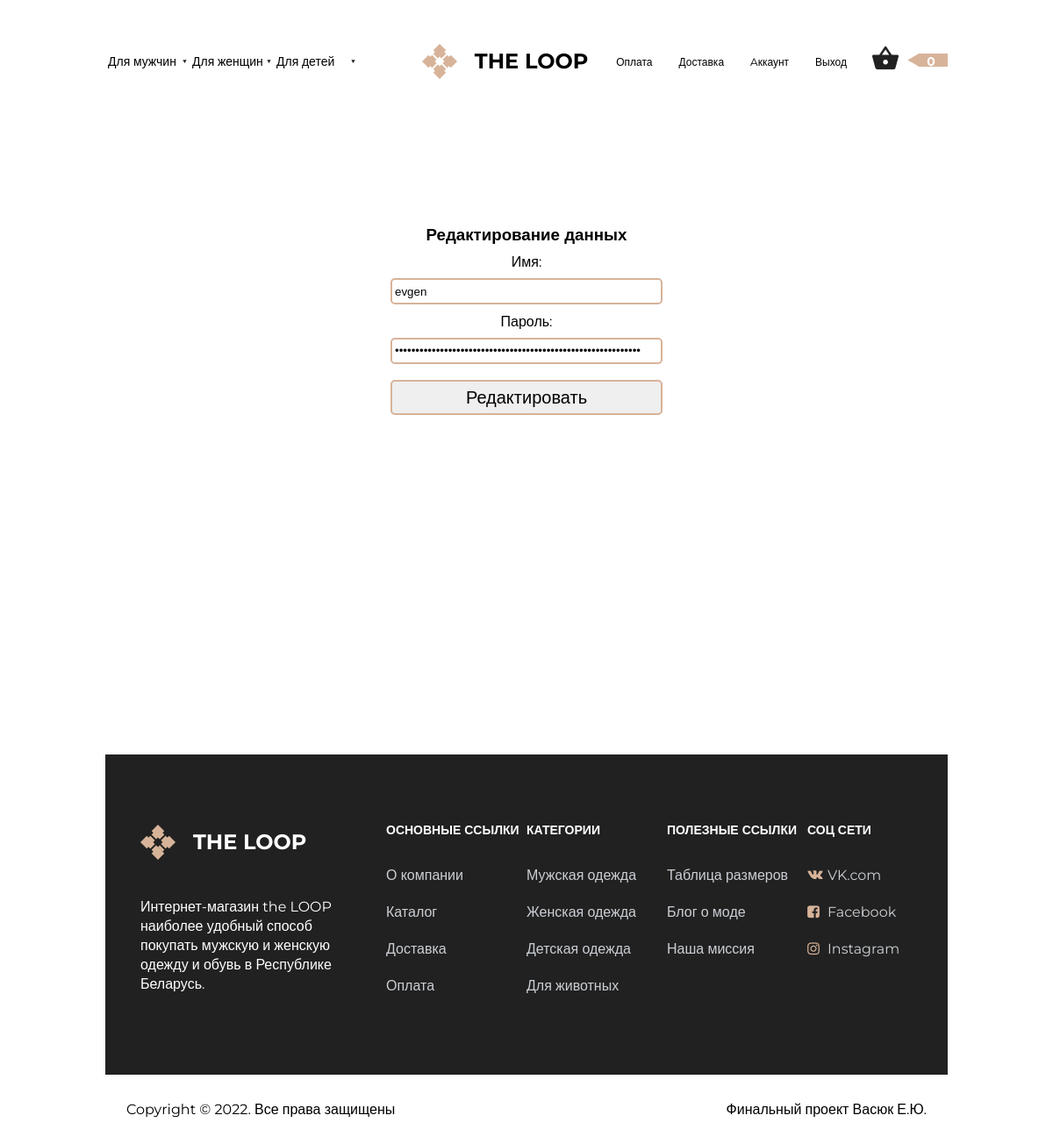
Before: /cabinet/edit/ (signed in) with the older database file.
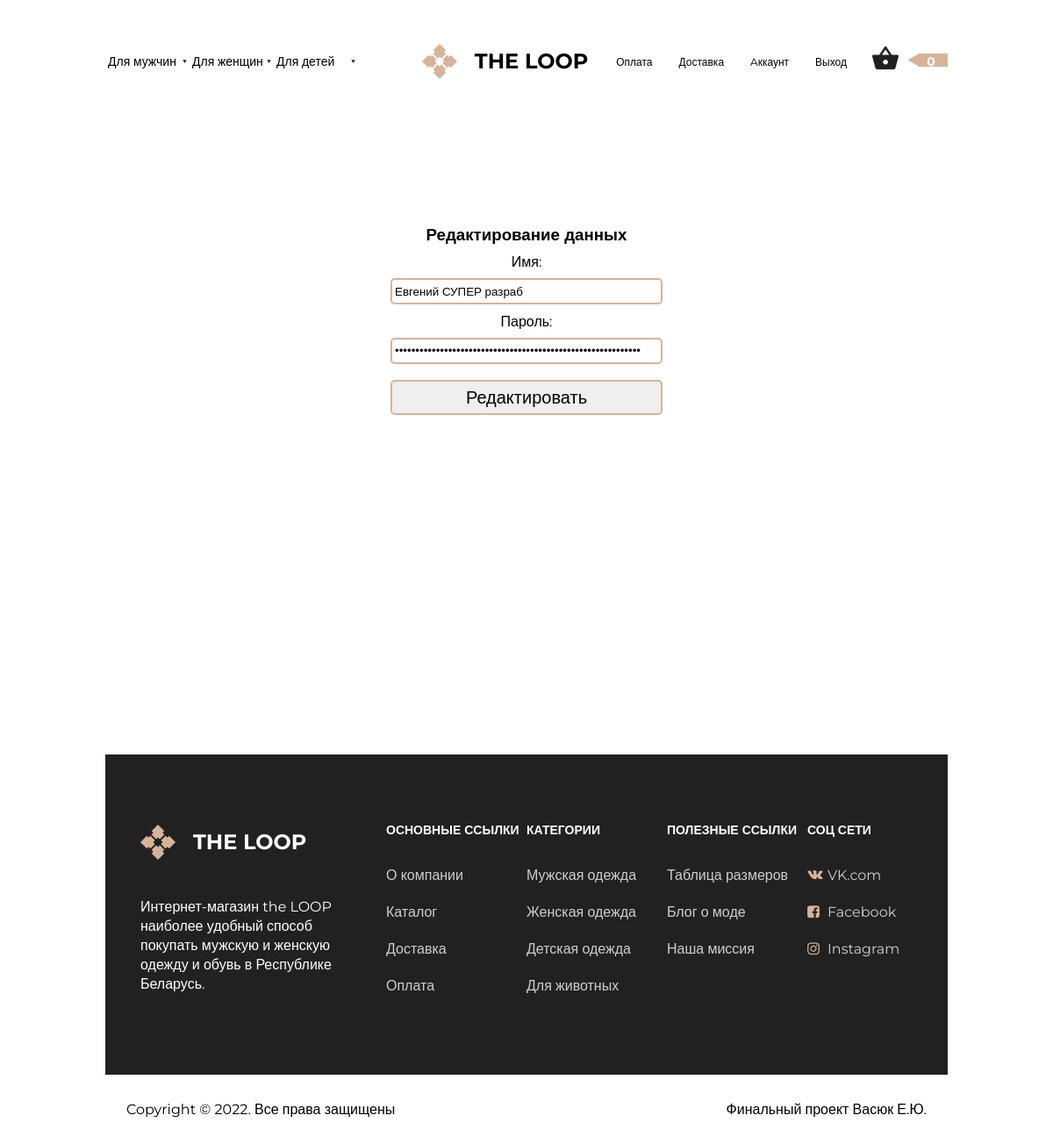
After: the same page with the newer database file.
### tables this page shows
CREATE TABLE `user` (
  `id` int NOT NULL,
  `name` text NOT NULL,
  `email` text NOT NULL,
  `password` varchar(100) NOT NULL,
  `role` varchar(255) NOT NULL DEFAULT 'admin'
);

### config/routes.php (called while the page is built)
<?php
return array(
   'delivery' => 'site/delivery',
   'about' => 'site/about',
   'payment' => 'site/payment',
   'product/([0-9]+)' => 'product/view/$1',
   'catalog/([0-9]+)' => 'catalog/index/$1',
   'catalog_d' => 'catalog/discount',
   'catalog_n' => 'catalog/new',
   'catalog' => 'catalog/catalog',
   'category/([0-9]+)/page-([0-9]+)' => 'catalog/category/$1/$2',
   'category/([0-9]+)' => 'catalog/category/$1',
   'cart/addAjax/([0-9]+)' => 'cart/addAjax/$1',
   'cart/add/([0-9]+)' => 'cart/add/$1',
   'cart/checkout' => 'cart/checkout',
   'cart/delete/([0-9]+)' => 'cart/delete/$1',
   'cart' => 'cart/index',
   'user/register' => 'user/register',
   'user/login' => 'user/login',
   'user/logout' => 'user/logout',
   'admin/product/create' => 'adminProduct/create',
   'admin/product/update/([0-9]+)' => 'adminProduct/update/$1',
   'admin/product/delete/([0-9]+)' => 'adminProduct/delete/$1',
   'admin/product' => 'adminProduct/index',
   'cabinet/edit' => 'cabinet/edit',
   'cabinet' => 'cabinet/index',
   'admin' => 'admin/index',
   'contacts' => 'site/contact',
   '' => 'site/index',
);

### controllers/CabinetController.php (called while the page is built, shortened)
<?php
class CabinetController
{
   public function actionEdit()
   {
      $userId = User::checkLogged();
      $user = User::getUserById($userId);
      $name = $user['name'];
      $password = $user['password'];
      $result = false;
      require_once(ROOT . '/views/cabinet/edit.php');
      return true;
   }
}

### index.php (called while the page is built, shortened)
<?php
require_once(ROOT . '/components/Autoload.php');
$router = new Router;
$router->run();

### models/User.php (called while the page is built, shortened)
<?php
class User
{
   public static function getUserById($id)
   {
      if ($id) {
         $db = Db::getConnection();
         $sql = 'SELECT * FROM user WHERE id = :id';
         $result = $db->prepare($sql);
         $result->bindParam(':id', $id, PDO::PARAM_INT);
         $result->setFetchMode(PDO::FETCH_ASSOC);
         $result->execute();
         return $result->fetch();
      }
   }
   public static function isGuest()
   {
      if (isset($_SESSION['user'])) {
         return false;
      }
      return true;
   }
}

### components/Autoload.php (called while the page is built, shortened)
<?php
function myAutoload($class_name)
{
   $array_path = [
      '/components/',
      '/models/',
   ];
   foreach ($array_path as $path) {
      $path = ROOT . $path . $class_name . '.php';
   }
}

### components/Cart.php (called while the page is built, shortened)
<?php
class Cart
{
   public static function countItems()
   {
      if (isset($_SESSION['products'])) {
         $count = 0;
         foreach ($_SESSION['products'] as $id => $quantity) {
            $count = $count + $quantity;
         }
         return $count;
      } else {
         return 0;
      }
   }
}

### views/cabinet/edit.php (the view, shortened to what the changed rows need)
<?php include ROOT . '/views/layouts/header.php'; ?>
<section class="catalog">
   <div class="container">
         <?php if ($result) : ?>
            <p>Данные отредактированны!</p>
         <?php else : ?>
      <div class="catalog_content_register_wrapper">
         <div class="catalog_content_register">
            <h3>Редактирование данных</h3>
            <form action="#" method="post" class="catalog_content_register_input">
               <p>Имя: </p>
               <input type="text" name="name" placeholder="Имя" value="<?php echo $name; ?>" />
               <p>Пароль: </p>
               <input type="password" name="password" placeholder="Пароль" value="<?php echo $password; ?>" />
               <input type="submit" name="submit" class="reg" value="Редактировать" />
            </form>
         </div>
      <?php endif; ?>
      </div>
   </div>
</section>
<?php include ROOT . '/views/layouts/footer.php'; ?>

### components/Router.php (shortened to what the changed rows need)
<?php
class Router
{
   private $routes;
   public function __construct()
   {
      $routePath = ROOT . '/config/routes.php';
      $this->routes = include($routePath);
   }
   private function getURI()
   {
      if (!empty($_SERVER['REQUEST_URI'])) {
         return trim($_SERVER['REQUEST_URI'], '/');
      }
   }
   public function run()
   {
      $uri = $this->getURI();
      foreach ($this->routes as $uriPattern => $path) {
         if (preg_match("~$uriPattern~", $uri)) {
            $internalRoute = preg_replace("~$uriPattern~", $path, $uri);
            $segments = explode('/', $internalRoute);
            $controllerName = ucfirst(array_shift($segments)) . 'Controller';
            $actionName = 'action' . ucfirst(array_shift($segments));
            $parameters = $segments;
            $controllerObject = new $controllerName;
            $result = call_user_func_array(array($controllerObject, $actionName), $parameters);
            if ($result != null) {
               die;
            }
         }
      }
   }
}

### views/layouts/header.php (shortened to what the changed rows need)
<!DOCTYPE html>
<html lang="en">
<head>
   <link rel="stylesheet" href="/template/css/main.css">
   <link rel="stylesheet" href="/template/css/main_cat.css">
   <link rel="stylesheet" href="/template/css/main_dis.css">
   <link rel="stylesheet" href="/template/css/main_catalog.css">
   <link rel="stylesheet" href="/template/css/main_category.css">
   <link rel="stylesheet" href="/template/css/main_register.css">
   <link rel="stylesheet" href="/template/css/main_cabinet.css">
   <link rel="stylesheet" href="/template/css/main_cart.css">
   <link rel="stylesheet" href="/template/css/main_order.css">
   <link rel="stylesheet" href="/template/css/main_issue.css">
   <link rel="stylesheet" href="/template/css/main_admin.css">
   <link rel="stylesheet" href="/template/css/main_product.css">
   <link rel="stylesheet" href="/template/css/media.css">
</head>
<body>
   <div class="site">
      <header class="header">
         <div class="container">
            <div class="header_wrapper">
               <div class="header_nav">
                  <ul>
                     <li><a href="/catalog/0">Для мужчин<span class="ico_poligon_main"></span></a>
                     </li>
                     <li>
                        <a href="/catalog/1">Для женщин<span class="ico_poligon_main"></span></a>
                     </li>
                     <li><a href="/catalog/2">Для детей<span class="ico_poligon_main"></span></a>
                     </li>
                  </ul>
               </div>
               <div class="header_logo">
                  <a href="/admin/"><span class="ico_logo"><span class="title_logo">THE&nbspLOOP</span></span></a>
               </div>
               <div class="header_order">
                  <ul>
                     <li><a href="/payment/">Оплата</a></li>
                     <li><a href="/delivery/">Доставка</a></li>
                     <?php if (User::isGuest()) : ?>
                        <li><a href="/user/login/">Вход</a></li>
                     <?php else : ?>
                        <li><a href="/cabinet/">Aккаунт</a></li>
                        <li><a href="/user/logout/">Выход</a></li>
                     <?php endif; ?>
                  </ul>
               </div>
               <div class="header_cart">
                  <ul>
                     <li><a href="/cart/" class="ico_cart"><img src="/template/images/shopping_cart.png" alt="cart"></a></li>
                     <li><a href="/cart/"><span class="ico_strike"> &nbsp;&nbsp;<span id="cart-count"><?php echo Cart::countItems(); ?></span></span></a></li>
                  </ul>
               </div>
            </div>
         </div>
      </header>

### views/layouts/footer.php (shortened to what the changed rows need)
<footer class="footer">
   <div class="footer_top">
      <div class="container">
         <div class="footer_list">
            <div class="footer_item">
               <div class="footer_logo">
                  <a href="/"><span class="ico_logo"><span class="title_logo">THE&nbspLOOP</span></span></a>
               </div>
               <p>Интернет-магазин the LOOP наиболее удобный способ покупать мужскую и женскую одежду и обувь в Республике Беларусь. </p>
            </div>
            <div class="footer_item">
               <h4>Основные ссылки</h4>
               <div class="main_links">
                  <ul class="footer_links">
                     <li><a href="/about/">О компании</a></li>
                     <li><a href="/catalog/">Каталог</a></li>
                     <li><a href="/delivery/">Доставка</a></li>
                     <li><a href="/payment/">Оплата</a></li>
                  </ul>
               </div>
            </div>
            <div class="footer_item">
               <h4>Категории</h4>
               <ul class="footer_links">
                  <li><a href="/catalog/0/">Мужская одежда</a></li>
                  <li><a href="/catalog/1/">Женская одежда</a></li>
                  <li><a href="/catalog/2/">Детская одежда</a></li>
                  <li><a href="/catalog/3/">Для животных</a></li>
               </ul>
            </div>
            <div class="footer_item">
               <h4>ПОЛЕЗНЫЕ ССЫЛКИ</h4>
               <div class="useful_links">
                  <ul class="footer_links">
                     <li><a href="#">Таблица размеров</a></li>
                     <li><a href="#">Блог о моде</a></li>
                     <li><a href="#">Наша миссия</a></li>
                  </ul>
               </div>
            </div>
            <div class="footer_item">
               <h4>СОЦ СЕТИ</h4>
               <div class="social_links">
                  <ul class="footer_links">
                     <li><span class="ico ico_vk"></span><a href="#">VK.com</a></li>
                     <li><span class="ico ico_Facebook"></span><a href="#">Facebook</a></li>
                     <li><span class="ico ico_Instagram"></span><a href="#">Instagram</a></li>
                  </ul>
               </div>
            </div>
         </div>
      </div>
   </div>
   <div class="footer_bot">
      <div class="container">
         <div class="footer_bot_wrapper">
            <div class="footer_bot_copyrights">Copyright &copy; 2022. Все права защищены</div>
            <div class="footer_bot_private">Финальный проект Васюк Е.Ю.</div>
         </div>
      </div>
   </div>
</footer>
</div>
</body>
</html>

Changed rows visible on the page:
changed user: name "evgen" → "Евгений СУПЕР разраб"
